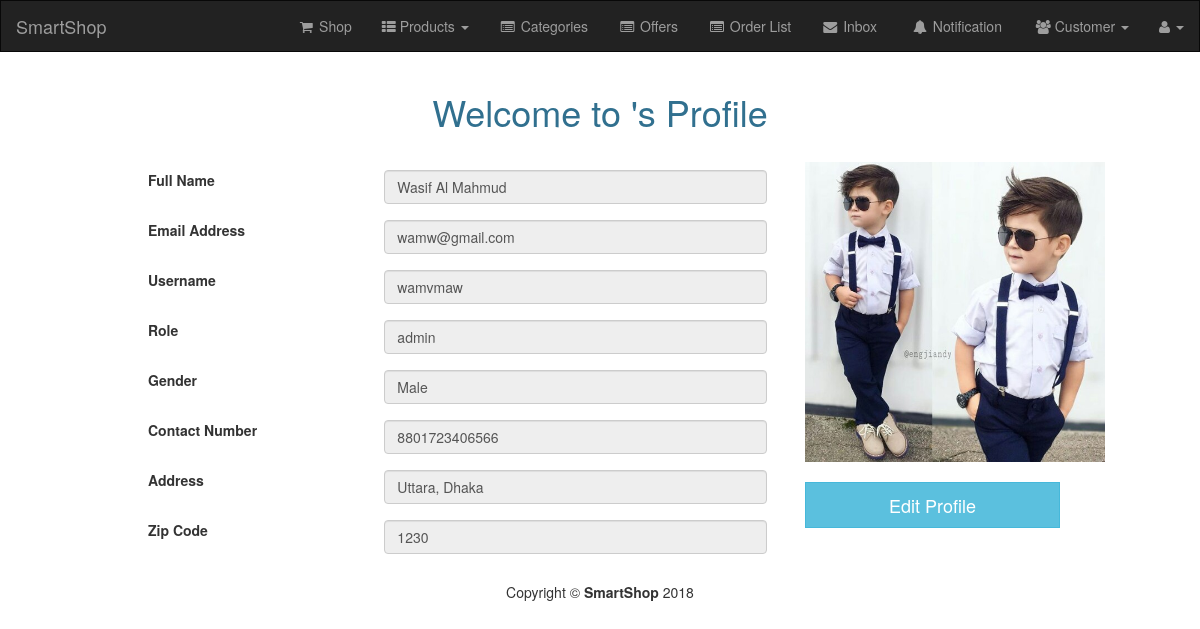
The app's page /admin/profile.php?sl=1 with its own data.
### tables this page shows
CREATE TABLE `user` (
  `sl` int(11) NOT NULL,
  `username` varchar(15) NOT NULL,
  `password` varchar(20) NOT NULL,
  `full_name` text NOT NULL,
  `email` varchar(50) NOT NULL,
  `role` text NOT NULL,
  `contact_no` varchar(15) NOT NULL,
  `address` text NOT NULL,
  `gender` text NOT NULL,
  `zip_code` int(5) DEFAULT NULL,
  `profile_picture` varchar(50) DEFAULT NULL
);

### admin/profile.php (the view, shortened to what this page needs)
<?php
require 'header.php';
if (isset($_GET['sl'])) {
    $sql = "select * from user where sl='" . $_GET['sl'] . "'";
} else {
    $sql = "select * from user where username='" . $_SESSION['user'] . "'  and role='" . $_SESSION['role'] . "'";
}
$result = mysqli_query($conn, $sql);
$row = mysqli_fetch_assoc($result);
?>
<div class="container">
    <h1 class="text-center text-info">Welcome to <?php echo $_SESSION['user']; ?>'s Profile</h1><br>
    <div class="col-sm-offset-1 col-sm-7">
        <form method="POST" class="form-horizontal" enctype="multipart/form-data">
            <table class="table table-responsive">
                <tr class="form-group">
                    <td><b>Full Name</b></td>
                    <td><input class="form-control enable" type="text" name="full_name" value="<?php echo $row['full_name']; ?>"></td>
                </tr>
                <tr class="form-group">
                    <td><b>Email Address</b></td>
                    <td><input class="form-control" type="email" pattern="[a-z0-9._%+-]+@[a-z0-9.-]+\.[a-z]{2,3}$" title="char@website.domain" name="email" value="<?php echo $row['email']; ?>"></td>
                </tr>
                <tr class="form-group">
                    <td><b>Username</b></td>
                    <td><input class="form-control" type="text" name="username" value="<?php echo $row['username']; ?>"></td>
                </tr>
                <tr class="form-group">
                    <td><b>Role</b></td>
                    <td><input class="form-control " type="text" name="role" value="<?php echo $row['role']; ?>"></td>
                </tr>
                <tr class="form-group">
                    <td><b>Gender</b></td>
                    <td><input class="form-control enable" type="text" name="gender" value="<?php echo $row['gender']; ?>"></td>
                </tr>
                <tr class="form-group">
                    <td><b>Contact Number</b></td>
                    <td><input class="form-control enable" type="text" name="contact_no" pattern="[0-9]{13}" title="Must have 13 digit including country code 880" value="<?php echo $row['contact_no']; ?>"></td>
                </tr>
                <tr class="form-group">
                    <td><b>Address</b></td>
                    <td><input class="form-control enable" type="text"  pattern=".{4,}" name="address" value="<?php echo $row['address']; ?>"></td>
                </tr>
                <tr class="form-group">
                    <td><b>Zip Code</b></td>
                    <td><input class="form-control enable" type="tel" name="zip_code" value="<?php echo $row['zip_code']; ?>"></td>
                </tr>
            </table>
        </form>
    </div>
    <div class="col-sm-3">
        <?php if ($row['profile_picture'] === NULL) { ?>
            <img  src="../pp/pp.jpg" class="img-responsive img-thumbnail"><br><br>
        <?php } else { ?>
            <img src="../<?php echo $row['profile_picture']; ?>" height="300" width="300"> <br><br>
        <?php } ?>
        <button id="edit" class="btn btn-block btn-lg btn-info">Edit Profile</button>
    </div>
</div>
<?php
require 'footer.php';
?>

### admin/admin.css (style rules this page uses)
.table tr th,.table tr td { border-top: unset !important; }

### admin/header.php (style rules this page uses)
.btn { border-radius: 0px; }

### records on screen
user: full_name "Wasif Al Mahmud", email "wamw@gmail.com", username "wamvmaw", role "admin", gender "Male", contact_no "8801723406566", address "Uttara, Dhaka", zip_code "1230", profile_picture (picture)
